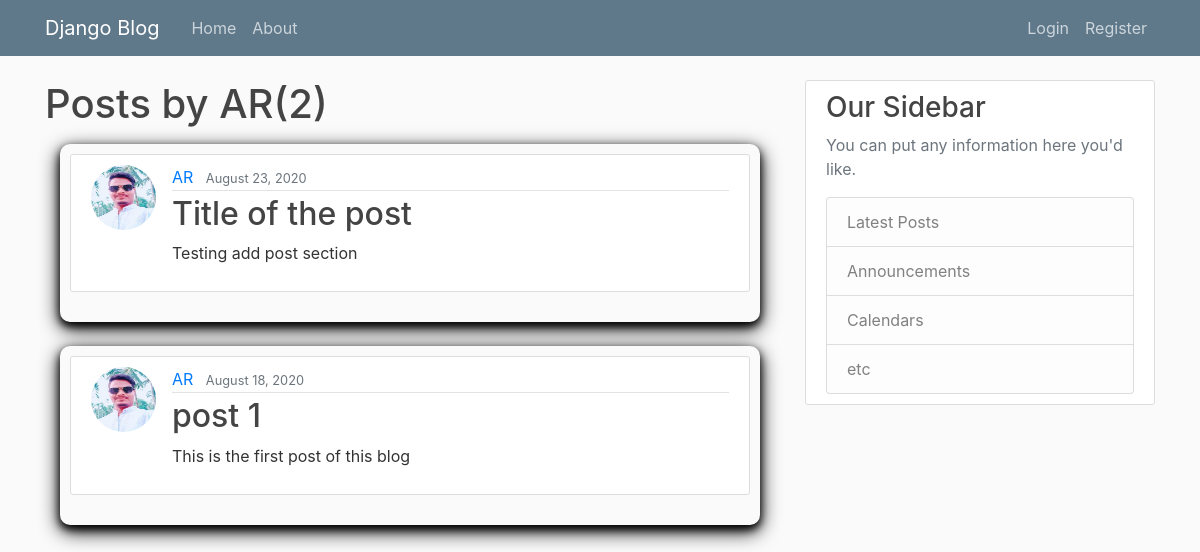
/user/AR, run on an earlier commit of the app's database.
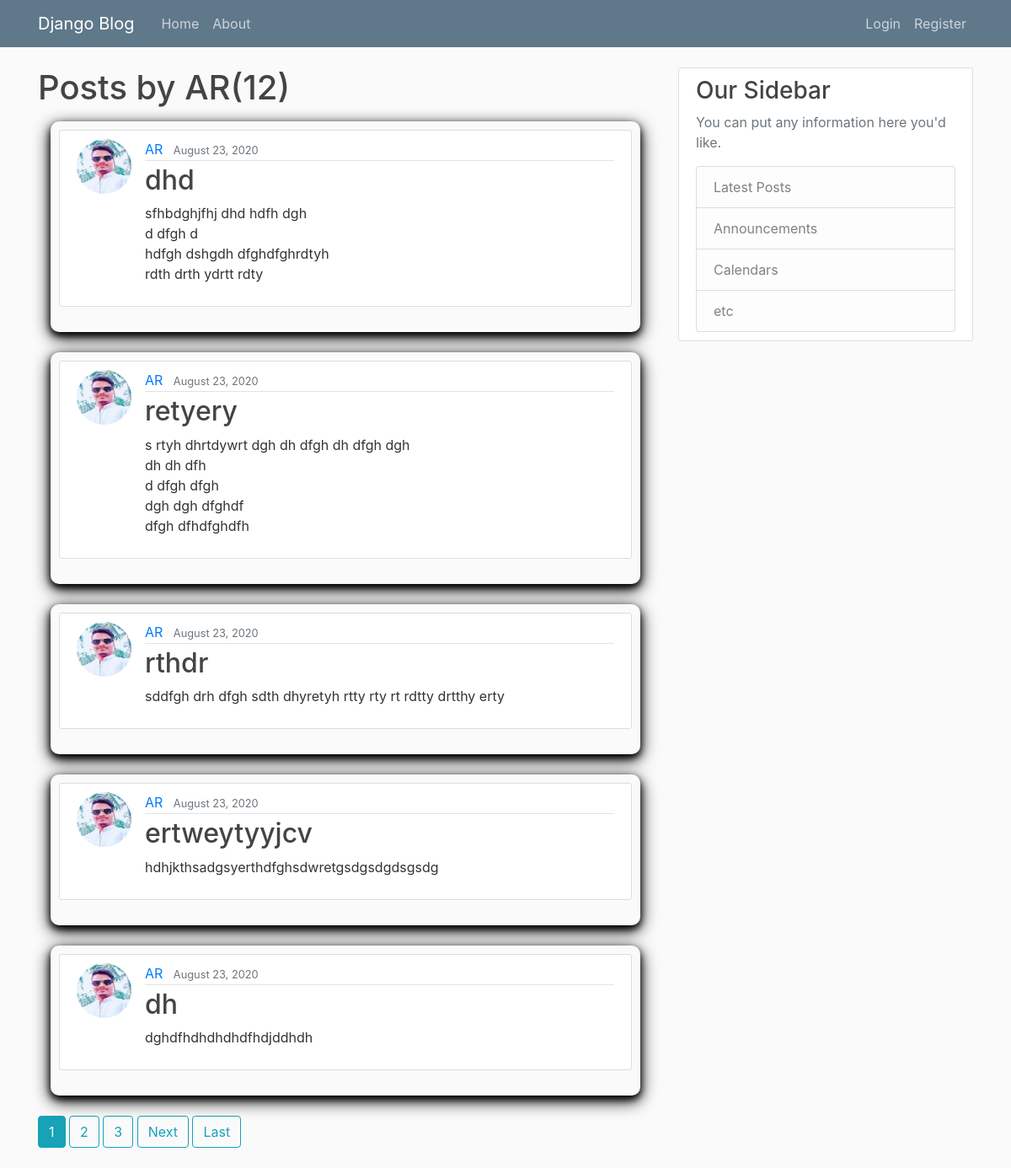
And on a later commit of the database.
### blog/models.py (models this page shows, shortened)
class Post(models.Model):
    title = models.CharField(max_length=100)
    content = models.TextField()
    date_posted = models.DateTimeField(default=timezone.now)
    author = models.ForeignKey(User, on_delete=models.CASCADE)

### users/models.py (models this page shows, shortened)
class Profile(models.Model):
    user = models.OneToOneField(User, on_delete=models.CASCADE)
    image = models.ImageField(default='default.jpg', upload_to='profile_pics')

### blog/views.py (the view)
# urls.py: path('user/<str:username>', UserPostListView.as_view(), name='user-post'),
class UserPostListView(ListView):
    model = Post
    template_name = 'blog/user_post.html'
    context_object_name = 'posts'
    paginate_by = 5
    def get_queryset(self):
        user = get_object_or_404(User, username=self.kwargs.get('username'))
        return Post.objects.filter(author=user).order_by('-date_posted')

### blog/templates/blog/user_post.html (shortened to what this page needs)
{% extends 'blog/base.html' %}
{% block content %}
    <h1 class="mb-3">Posts by {{ view.kwargs.username }}({{ page_obj.paginator.count }})</h1>
    {% for post in posts %}
        <div class="container">
            <div class="d-flex justify-content-center h-100">
                <div class="user_card mb-4">
                    <article class="media content-section">
                        <img class="rounded-circle article-img" src="{{ post.author.profile.image.url }}" alt="">
                        <div class="media-body">
                            <div class="article-metadata">
                                <a class="mr-2" href="{% url 'user-post' post.author.username %}">{{ post.author }}</a>
                                <small class="text-muted">{{ post.date_posted|date:"F d, Y" }}</small>
                            </div>
                            <h2><a class="article-title" href="{% url 'post-detail' post.id %}">{{ post.title }}</a>
                            </h2>
                            <p class="article-content">{{ post.content }}</p>
                        </div>
                    </article>
                </div>
            </div>
        </div>
    {% endfor %}
{% if is_paginated %}
    {% for num in page_obj.paginator.page_range %}
        {% if page_obj.number == num %}
            <a class="btn btn-info mb-4" href="?page={{ num }}">{{ num }}</a>
        {% elif num > page_obj.number|add:'-3' and  num < page_obj.number|add:'3'%}
            <a class="btn btn-outline-info mb-4" href="?page={{ num }}">{{ num }}</a>
        {% endif %}
    {% endfor %}
    {% if page_obj.has_next %}
        <a class="btn btn-outline-info mb-4" href="?page={{ page_obj.next_page_number }}" >Next</a>
        <a class="btn btn-outline-info mb-4" href="?page={{ page_obj.paginator.num_pages }}">Last</a>
    {% endif %}
{% endif %}
{% endblock content %}

What changed in the data, as far as the page shows it:
no longer on this page (row unchanged): Post: author.profile.image (picture), author "AR", date_posted "August 23, 2020", title "Title of the post", content "Testing add post section"
no longer on this page (row unchanged): Post: author.profile.image (picture), author "AR", date_posted "August 18, 2020", title "post 1", content "This is the first post of this blog"
added Post: author.profile.image (picture), author "AR", date_posted "August 23, 2020", title "dhd", content "sfhbdghjfhj dhd hdfh dgh d dfgh d hdfgh dshgdh dfghdfghrdtyh rdth drth ydrtt rdty"
added Post: author.profile.image (picture), author "AR", date_posted "August 23, 2020", title "retyery", content "s rtyh dhrtdywrt dgh dh dfgh dh dfgh dgh dh dh dfh d dfgh dfgh dgh dgh dfghdf dfgh dfhdfghdfh"
added Post: author.profile.image (picture), author "AR", date_posted "August 23, 2020", title "rthdr", content "sddfgh drh dfgh sdth dhyretyh rtty rty rt rdtty drtthy erty"
added Post: author.profile.image (picture), author "AR", date_posted "August 23, 2020", title "ertweytyyjcv", content "hdhjkthsadgsyerthdfghsdwretgsdgsdgdsgsdg"
added Post: author.profile.image (picture), author "AR", date_posted "August 23, 2020", title "dh", content "dghdfhdhdhdhdfhdjddhdh"
Also different on the page:
{{ page_obj.paginator.count }}: "2" → "12"
new list line: "1"
new list line: "2"
new list line: "3"
text now shown: "Next Last"
